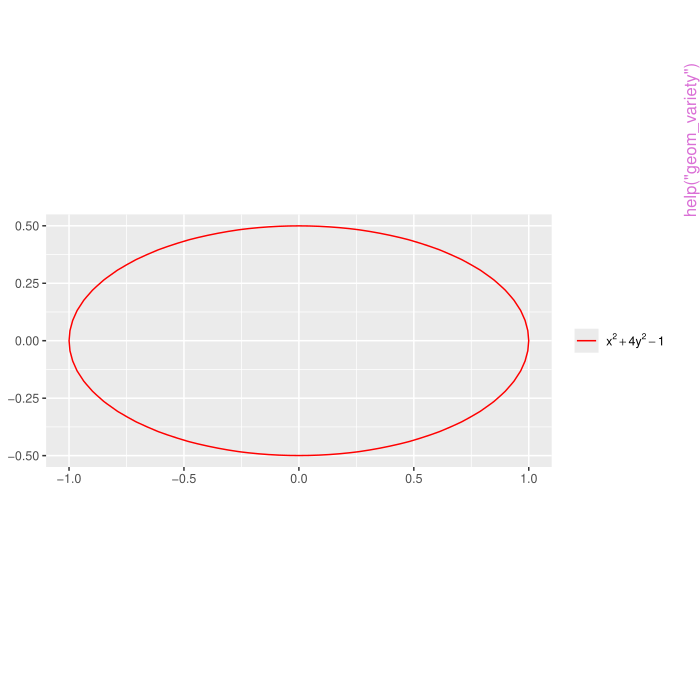

Recreate this plot in R.
pkgname <- "vnorm"
source(file.path(R.home("share"), "R", "examples-header.R"))
options(warn = 1)
base::assign(".ExTimings", "vnorm-Ex.timings", pos = 'CheckExEnv')
base::cat("name\tuser\tsystem\telapsed\n", file=base::get(".ExTimings", pos = 'CheckExEnv'))
base::assign(".format_ptime",
function(x) {
  if(!is.na(x[4L])) x[1L] <- x[1L] + x[4L]
  if(!is.na(x[5L])) x[2L] <- x[2L] + x[5L]
  options(OutDec = '.')
  format(x[1L:3L], digits = 7L)
},
pos = 'CheckExEnv')

### * </HEADER>
library('vnorm')

base::assign(".oldSearch", base::search(), pos = 'CheckExEnv')
base::assign(".old_wd", base::getwd(), pos = 'CheckExEnv')
cleanEx()
nameEx("compile_stan_code")
### * compile_stan_code

flush(stderr()); flush(stdout())

base::assign(".ptime", proc.time(), pos = "CheckExEnv")
### Name: compile_stan_code
### Title: Compile a Stan Model for User-Defined Polynomials
### Aliases: compile_stan_code

### ** Examples


## Not run: 
##D # compile a model that looks like b0 + bx6 x^6 + by6 y^6 for later input
##D p <- mp("x^6 + y^6 - 1") # template polynomial
##D samps <- rvnorm(1000, p, sd = .05)
##D head(samps)
##D compile_stan_code(p) # allows to change coefficients
##D p <- mp("x^6 + 8 y^6 - 1")
##D rvnorm(1e4, p, .05, user_compiled = TRUE)
##D 
## End(Not run)




base::assign(".dptime", (proc.time() - get(".ptime", pos = "CheckExEnv")), pos = "CheckExEnv")
base::cat("compile_stan_code", base::get(".format_ptime", pos = 'CheckExEnv')(get(".dptime", pos = "CheckExEnv")), "\n", file=base::get(".ExTimings", pos = 'CheckExEnv'), append=TRUE, sep="\t")
cleanEx()
nameEx("geom_variety")
### * geom_variety

flush(stderr()); flush(stdout())

base::assign(".ptime", proc.time(), pos = "CheckExEnv")
### Name: geom_variety
### Title: One-Dimensional Varieties in Two Dimensions
### Aliases: geom_variety stat_variety StatVariety GeomVariety
### Keywords: datasets

### ** Examples


library("ggplot2")

# 1) Ellipse
p1 <- mp("x^2 + 4 y^2 - 1")
ggplot() +
  geom_variety(poly = p1, xlim = c(-2, 2), ylim = c(-2, 2)) +
  coord_equal()

# 3) Folium of Descartes (loop with an asymptote) - variety with singularity
p3 <- mp("x^3 + y^3 - 3 x y")
ggplot() +
  geom_variety(poly = p3, xlim = c(-2, 3), ylim = c(-2, 3)) +
  coord_equal()

# 4) "Heart" curve (classic implicit heart)
p4 <- mp("(x^2 + y^2 - 1)^3 - x^2 y^3")
ggplot() +
  geom_variety(poly = p4, xlim = c(-2, 2), ylim = c(-2, 2)) +
  coord_equal() +
  theme(legend.position = "top")

# 5) A 2-polynomial system (mpolyList): circle and xy = 0.25
ps <- mp(c("x^2 + y^2 - 1", "x y - 0.25"))
ggplot() +
  geom_variety(poly = ps, xlim = c(-2, 2), ylim = c(-2, 2)) +
  coord_equal()

# 5) Using shift for squared polynomials (same variety, no zero crossing on grid)
library(mpoly)
p_shift <- mp("x^2 + y^2 - 1")^2
ggplot() +
  geom_variety(poly = p_shift, xlim = c(-2, 2), ylim = c(-2, 2)) +
  coord_equal()



## known issues
########################################

# 1) singularities Lemniscate of Bernoulli (figure-eight shaped)
p <- mp("(x^2 + y^2)^2 - 2 x^2")
ggplot() +
  geom_variety(poly = p, xlim = c(-2, 2), ylim = c(-2, 2)) +
  coord_equal()

# 2) non-zero crossing components
p <- mp("x^2 + y^2 - 1")
ggplot() +
  geom_variety(poly = p, xlim = c(-2, 2), ylim = c(-2, 2)) +
  coord_equal()

ggplot() +
  geom_variety(poly = p^2, xlim = c(-2, 2), ylim = c(-2, 2), shift = -0.00101684) +
  coord_equal()





base::assign(".dptime", (proc.time() - get(".ptime", pos = "CheckExEnv")), pos = "CheckExEnv")
base::cat("geom_variety", base::get(".format_ptime", pos = 'CheckExEnv')(get(".dptime", pos = "CheckExEnv")), "\n", file=base::get(".ExTimings", pos = 'CheckExEnv'), append=TRUE, sep="\t")
cleanEx()
nameEx("pdvnorm")
### * pdvnorm

flush(stderr()); flush(stdout())

base::assign(".ptime", proc.time(), pos = "CheckExEnv")
### Name: pdvnorm
### Title: Pseudo-Density for the Variety Normal Distribution
### Aliases: pdvnorm

### ** Examples


library(mpoly)

## Univariate usage
p <- mp("x")
pdvnorm(c(-1, 0, 1), p, sigma = 1)
pdvnorm(0, p, sigma = 2, log = TRUE)

## Multivariate (square) system: two polynomials in two variables
ps <- mp(c("x", "y"))
X <- rbind(c(0, 0), c(1, 2), c(-1, 3))

## Different sigma forms
pdvnorm(X, ps, sigma = 1)
pdvnorm(X, ps, sigma = c(1, 2))
pdvnorm(X, ps, sigma = diag(c(1, 4)))

## Multivariate (underdetermined): one polynomial in two variables
p <- mp("x + y")
X <- rbind(c(1, 1), c(2, -1), c(0, 3))
pdvnorm(X, p, sigma = 1)

## Multivariate (overdetermined): three polynomials in two variables
p <- mp(c("x", "y", "x + y"))
X <- rbind(c(1, 2), c(0, -1), c(2, 2))
pdvnorm(X, p, sigma = diag(2),    homo = TRUE)
pdvnorm(X, p, sigma = c(1, 2, 3), homo = FALSE)




base::assign(".dptime", (proc.time() - get(".ptime", pos = "CheckExEnv")), pos = "CheckExEnv")
base::cat("pdvnorm", base::get(".format_ptime", pos = 'CheckExEnv')(get(".dptime", pos = "CheckExEnv")), "\n", file=base::get(".ExTimings", pos = 'CheckExEnv'), append=TRUE, sep="\t")
cleanEx()
nameEx("project-onto-variety")
### * project-onto-variety

flush(stderr()); flush(stdout())

base::assign(".ptime", proc.time(), pos = "CheckExEnv")
### Name: project-onto-variety
### Title: Projection onto a Variety
### Aliases: project-onto-variety project_onto_variety
###   project_onto_variety_lagrange project_onto_variety_gradient_descent
###   project_onto_variety_newton

### ** Examples



library("ggplot2")

## Not run: 
##D 
##D ## basic usage
##D ########################################
##D 
##D x0 <- c(1,1)
##D p <- mp("x^2 + y^2 - 1")
##D (x0_proj <- project_onto_variety(x0, p))
##D 
##D as.function(p)(x0_proj)
##D sqrt(2)/2
##D 
##D cbind(t(x0), t(x0_proj)) |>
##D   as.data.frame() |> tibble::as_tibble() |>
##D   purrr::set_names(c("x", "y", "x_proj", "y_proj")) -> df
##D 
##D ggplot() +
##D   geom_variety(poly = p, xlim = c(-2, 2), ylim = c(-2, 2)) +
##D   geom_segment(
##D     aes(x, y, xend = x_proj, yend = y_proj),
##D     data = df) +
##D    theme(legend.position = "bottom")
##D 
##D # alternatives
##D 1 / sqrt(2)
##D project_onto_variety_lagrange(x0, p)
##D project_onto_variety_newton(x0, p)
##D project_onto_variety_gradient_descent(x0, p)
##D project_onto_variety_gradient_descent(x0, p, method = "line")
##D 
##D 
##D # number of variables > 2
##D x0 <- c(1,1,1)
##D p <- mp("x^2 + y^2 + z^2 - 1")
##D 1 / sqrt(3)
##D project_onto_variety(x0, p)
##D project_onto_variety_lagrange(x0, p)
##D project_onto_variety_newton(x0, p)
##D project_onto_variety_gradient_descent(x0, p)
##D project_onto_variety_gradient_descent(x0, p, method = "line")
##D 
##D 
##D ## options
##D ########################################
##D 
##D x0 <- c(1,1)
##D p <- mp("x^2 + y^2 - 1")
##D project_onto_variety(x0, p, message = TRUE)
##D project_onto_variety(x0, p, dt = .25, message = TRUE)
##D 
##D 
##D # precomputing the function, gradient, and hessian
##D varorder <- c("x", "y")
##D gfunc <- as.function(p, varorder = varorder)
##D 
##D dg <- stats::deriv(p, var = varorder)
##D dgfunc <- as.function(dg, varorder = varorder)
##D 
##D ddg <- lapply(dg, stats::deriv, var = varorder)
##D ddgfunc_list <- lapply(ddg, as.function, varorder = varorder, silent = TRUE)
##D ddgfunc <- function(x) sapply(ddgfunc_list, function(f) f(x))
##D 
##D project_onto_variety(x0, p, gfunc = gfunc, dgfunc = dgfunc, ddgfunc = ddgfunc)
##D 
##D ## adaptive time stepping examples
##D ########################################
##D 
##D x0 <- c(1, 1)
##D p <- mp("x^2 + y^2 - 1")
##D 
##D # Using adaptive time stepping (default)
##D x0_proj_adaptive <- project_onto_variety(x0, p, message = TRUE)
##D 
##D # For comparison, fixed step size (no adaptation)
##D x0_proj_fixed <- project_onto_variety(x0, p, adaptive = FALSE, dt = 0.01, message = TRUE)
##D 
##D # Using stricter error tolerance for adaptive stepping
##D x0_proj_strict <- project_onto_variety(x0, p, error_tol = 0.01, message = TRUE)
##D 
##D # Visualize
##D df_adaptive <- cbind(t(x0), t(x0_proj_adaptive)) |>
##D   as.data.frame() |> tibble::as_tibble() |>
##D   purrr::set_names(c("x", "y", "x_proj", "y_proj"))
##D 
##D ggplot() +
##D   geom_variety(poly = p, xlim = c(-2, 2), ylim = c(-2, 2)) +
##D   geom_segment(aes(x, y, xend = x_proj, yend = y_proj), data = df_adaptive) +
##D   coord_equal() +
##D   theme(legend.position = "bottom")
##D 
##D 
##D ## changing adaptive control parameters
##D ########################################
##D 
##D x0_proj_custom_adaptive <- project_onto_variety(
##D   x0, p,
##D   adaptive = TRUE,
##D   dt = 0.05,
##D   dt_min = 1e-5,
##D   dt_max = 0.2,
##D   error_tol = 0.05,
##D   message = TRUE
##D )
##D 
##D 
##D ## larger systems
##D ########################################
##D 
##D x0 <- c(1,1,1)
##D p <- mp("x^2 + y^2 + z^2 - 1")
##D project_onto_variety(x0, p) # adaptive by default
##D project_onto_variety(x0, p, adaptive = FALSE, dt = 0.01) # fixed step size
##D 
##D ## more complex example
##D ########################################
##D 
##D x0 <- c(1,1)
##D p <- mp("(x^2 + y^2)^2 - 2 (x^2 - y^2)")
##D (x0_proj <- project_onto_variety(x0, p))
##D 
##D 
##D cbind(t(x0), t(x0_proj)) |>
##D   as.data.frame() |> tibble::as_tibble() |>
##D   purrr::set_names(c("x", "y", "x_proj", "y_proj")) -> df
##D p <- mp("(x^2 + y^2)^2 - 2 (x^2 - y^2)")
##D ggplot() +
##D   geom_variety(poly = p, xlim = c(-2, 2), ylim = c(-2, 2)) +
##D   coord_equal() +
##D   geom_segment(
##D     aes(x, y, xend = x_proj, yend = y_proj),
##D     data = df, inherit.aes = FALSE
##D   ) +
##D    theme(legend.position = "bottom")
##D 
##D 
##D 
##D ## projecting a dataset - grid
##D ########################################
##D 
##D library("ggplot2")
##D library("dplyr")
##D 
##D (p <- mpoly::lissajous(5, 5, 0, 0))
##D # (p <- mpoly::lissajous(9, 9, 0, 0))
##D # p <- mp("x^2 + y^2 - 1")
##D ggplot() +
##D   geom_variety(poly = p, n = 251) +
##D  coord_equal() +
##D    theme(legend.position = "bottom")
##D set.seed(1)
##D (s <- seq(-1, 1, .25))
##D n <- length(s)
##D grid <- expand.grid(x = s, y = s)
##D grid$x <- jitter(grid$x)
##D grid$y <- jitter(grid$y)
##D 
##D ggplot(grid, aes(x, y)) + geom_point() + coord_equal()
##D 
##D grid_proj <- project_onto_variety(grid, p)
##D head(grid_proj)
##D names(grid_proj) <- c("x_proj", "y_proj")
##D 
##D ggplot() +
##D   geom_variety(poly = p, n = 501, xlim = c(-2, 2), ylim = c(-2, 2)) +
##D   coord_equal() +
##D   geom_segment(
##D     aes(x, y, xend = x_proj, yend = y_proj),
##D     data = bind_cols(grid, grid_proj), inherit.aes = FALSE
##D   ) +
##D   geom_point(aes(x, y), data = grid, inherit.aes = FALSE) +
##D    theme(legend.position = "bottom")
##D 
##D 
##D # here's what happens when you use a naive implementation -
##D # gradient descent on g^2 with line search
##D grid_proj_gd <- project_onto_variety_gradient_descent(grid, p, method = "optimal")
##D names(grid_proj_gd) <- c("x_proj", "y_proj")
##D 
##D grid_proj_lagrange <- project_onto_variety_lagrange(grid, p)
##D names(grid_proj_lagrange) <- c("x_proj", "y_proj")
##D 
##D grid_proj_newton <- project_onto_variety_newton(grid, p)
##D names(grid_proj_newton) <- c("x_proj", "y_proj")
##D 
##D df <- bind_rows(
##D   bind_cols(grid, grid_proj) |> mutate(method = "gradient descent homotopy"),
##D   bind_cols(grid, grid_proj_gd) |> mutate(method = "optimal gradient descent"),
##D   bind_cols(grid, grid_proj_newton) |> mutate(method = "newton"),
##D   bind_cols(grid, grid_proj_lagrange) |> mutate(method = "newton on lagrangian")
##D )
##D 
##D 
##D ggplot() +
##D   geom_variety(poly = p, n = 501, xlim = c(-2, 2), ylim = c(-2, 2)) +
##D   geom_segment(
##D     aes(x, y, xend = x_proj, yend = y_proj),
##D     data = df, inherit.aes = FALSE
##D   ) +
##D   geom_point(aes(x, y), data = grid, inherit.aes = FALSE) +
##D   coord_equal() +
##D   facet_wrap(~ method) + xlim(-1.1, 1.1) + ylim(-1.1, 1.1) +
##D    theme(legend.position = "bottom")
##D 
##D ## projecting a dataset - rvnorm
##D ########################################
##D 
##D library("ggplot2")
##D library("dplyr")
##D 
##D 
##D (p <- mpoly::lissajous(5, 5, 0, 0))
##D ggplot() +
##D   geom_variety(poly = p, n = 501, xlim = c(-2, 2), ylim = c(-2, 2)) +
##D   coord_equal() +
##D    theme(legend.position = "bottom")
##D set.seed(1)
##D (samps <- rvnorm(1e4, p, sd = .025, output = "tibble"))
##D 
##D ggplot(samps, aes(x, y)) +
##D   geom_point(aes(color = .chain)) +
##D   coord_equal() +
##D   facet_wrap(~ .chain)
##D 
##D ggplot(samps, aes(x, y)) +
##D   geom_bin2d(binwidth = .03*c(1,1)) +
##D   coord_equal()
##D 
##D # cut down on draws for time
##D subsamps <- samps |> sample_n(500)
##D ggplot(subsamps, aes(x, y)) + geom_point() + coord_equal()
##D 
##D subsamps |>
##D   select(x, y) |>
##D   as.matrix() |>
##D   apply(1, function(x0) project_onto_variety_lagrange(x0, p)) |> t() |>
##D   as.data.frame() |> tibble::as_tibble() |>
##D   purrr::set_names(c("x_proj", "y_proj")) |>
##D   (\(df_proj) bind_cols(subsamps, df_proj))() ->
##D subsamps
##D  ggplot() +
##D   geom_variety(poly = p, n = 501, xlim = c(-2, 2), ylim = c(-2, 2)) +
##D   coord_equal() +
##D    theme(legend.position = "bottom") +
##D   geom_segment(
##D     aes(x, y, xend = x_proj, yend = y_proj),
##D     data = subsamps, inherit.aes = FALSE
##D   ) +
##D   geom_point(
##D     aes(x, y, color = factor(.chain)),
##D     data = subsamps, inherit.aes = FALSE
##D   )
##D 
##D ggplot(subsamps, aes(x_proj, y_proj)) + geom_point() + coord_equal()
##D 
##D 
##D 
## End(Not run)



base::assign(".dptime", (proc.time() - get(".ptime", pos = "CheckExEnv")), pos = "CheckExEnv")
base::cat("project-onto-variety", base::get(".format_ptime", pos = 'CheckExEnv')(get(".dptime", pos = "CheckExEnv")), "\n", file=base::get(".ExTimings", pos = 'CheckExEnv'), append=TRUE, sep="\t")
cleanEx()
nameEx("rvnorm")
### * rvnorm

flush(stderr()); flush(stdout())

base::assign(".ptime", proc.time(), pos = "CheckExEnv")
### Name: rvnorm
### Title: The Variety Normal Distribution
### Aliases: rvnorm

### ** Examples



library("tidyverse")
options("mc.cores" = parallel::detectCores() - 1)

## Not run: 
##D ## basic usage
##D ########################################
##D 
##D # single polynomial
##D p <- mp("x^2 + y^2 - 1")
##D samps <- rvnorm(1000, p, sd = .05)
##D head(samps)
##D str(samps)
##D plot(samps, asp = 1)
##D 
##D # returning a data frame
##D (samps <- rvnorm(5000, p, sd = .05, w = 2, output = "tibble"))
##D 
##D ggplot(samps, aes(x, y)) +
##D   geom_point(size = .5) +
##D   coord_equal()
##D 
##D ggplot(samps, aes(x, y)) +
##D   geom_point(size = .5) +
##D   geom_variety(poly = p) +
##D   coord_equal()
##D 
##D ggplot(samps, aes(x, y)) +
##D   geom_point(aes(color = factor(.chain))) +
##D   geom_variety(poly = p, linewidth = 1) +
##D   coord_equal()
##D 
##D ggplot(samps, aes(x, y)) +
##D   stat_density2d(
##D     aes(fill = after_stat(density)),
##D     geom = "raster", contour = FALSE
##D    ) +
##D   geom_variety(poly = p) +
##D   coord_equal()
##D 
##D library("ggdensity")
##D ggplot(samps, aes(x, y)) +
##D   geom_hdr(xlim = c(-2,2), ylim = c(-2,2)) +
##D   geom_variety(poly = p) +
##D   coord_equal()
##D 
##D # in three variables
##D (samps <- rvnorm(20, mp("x^2 + y^2 + z^2 - 1"), sd = .05, w = 2))
##D apply(samps, 1, function(v) sqrt(sum(v^2)))
##D 
##D # more than one polynomial, # vars > # eqns, underdetermined system
##D p <- mp(c("x^2 + y^2 + z^2 - 1", "z"))
##D (samps <- rvnorm(500, p, sd = .1, output = "tibble"))
##D ggplot(samps, aes(x, y)) + geom_point(size = .5) + coord_equal()
##D 
##D ggplot(samps, aes(x, y, color = `g[1]`)) + geom_point() +
##D   scale_color_gradient2(mid = "gray80") + coord_equal()
##D 
##D ggplot(samps, aes(x, y, color = `g[2]`)) + geom_point() +
##D   scale_color_gradient2(mid = "gray80") + coord_equal()
##D 
##D ggplot(samps, aes(x, z, color = `g[1]`)) + geom_point() +
##D   scale_color_gradient2(mid = "gray80") + coord_equal()
##D 
##D # more than one polynomial, # vars < # eqns, overdetermined system
##D p <- mp(c("3 x", "3 y", "2 x + 2 y", "3 (x^2 + y)", "3 (x^2 - y)"))
##D (samps <- rvnorm(500, p, sd = .1, output = "tibble"))
##D 
##D samps |>
##D   select(x, y, starts_with("g")) |>
##D   pivot_longer(starts_with("g"), names_to = "equation", values_to = "value") |>
##D   ggplot(aes(x, y, color = value)) + geom_point() +
##D     scale_color_gradient2(mid = "gray80") + coord_equal() +
##D     facet_wrap(~ equation)
##D 
##D ## using refresh to get more info
##D ########################################
##D 
##D rvnorm(2000, p, sd = .1, "tibble", verbose = TRUE)
##D rvnorm(2000, p, sd = .1, "tibble", refresh = 500)
##D rvnorm(2000, p, sd = .1, "tibble", refresh = 0) # default
##D rvnorm(2000, p, sd = .1, "tibble", refresh = -1)
##D 
##D ## many chains in parallel
##D ########################################
##D 
##D options(mc.cores = parallel::detectCores())
##D p <- mp("x^2 + (4 y)^2 - 1")
##D (samps <- rvnorm(1e4, p, sd = .01, "tibble", verbose = TRUE, chains = 8))
##D ggplot(samps, aes(x, y)) + geom_bin2d(binwidth = .01*c(1,1)) + coord_equal()
##D # decrease sd to get more uniform sampling
##D 
##D ## windowing for unbounded varieties
##D ########################################
##D # windowing is needed for unbounded varieties
##D # in the following, look at the parameters block
##D 
##D p <- mp("x y - 1") # unbounded variety, 1 poly
##D p <- mp(c("x y - 1", "y - x")) # 2 polys
##D 
##D rvnorm(1e3, p, sd = .01, "tibble", code_only = TRUE)
##D rvnorm(1e3, p, sd = .01, "tibble",  w = 1.15)
##D 
##D window <- list("x" = c(-1.5, 1.5))
##D rvnorm(1e3, p, sd = .01, "tibble",  w = window)
##D 
##D ## the importance of normalizing
##D ########################################
##D # one of the effects of the normalizing is to stabilize variances, making
##D # them roughly equivalent globally over the variety.
##D 
##D # lemniscate of bernoulli
##D p <- mp("(x^2 + y^2)^2 - 2 (x^2 - y^2)")
##D 
##D # normalized, good
##D (samps <- rvnorm(2000, p, .05, "tibble"))
##D ggplot(samps, aes(x, y)) + geom_point(size = .5) + coord_equal()
##D ggplot(samps, aes(x, y)) + geom_bin2d(binwidth = .05*c(1,1)) + coord_equal()
##D 
##D # unnormalized, bad
##D (samps <- rvnorm(2000, p, .05, "tibble", homo = FALSE))
##D ggplot(samps, aes(x, y)) + geom_point(size = .5) + coord_equal()
##D ggplot(samps, aes(x, y)) + geom_bin2d(binwidth = .05*c(1,1)) + coord_equal()
##D 
##D ## semi-algebraic sets
##D ########################################
##D # inside the semialgebraic set x^2 + y^2 <= 1
##D # this is the same as x^2 + y^2 - 1 <= 0, so that
##D # x^2 + y^2 - 1 + s^2 == 0 for some slack variable s
##D # this is the projection of the sphere into the xy-plane.
##D 
##D p <- mp("1 - (x^2 + y^2) - s^2")
##D samps <- rvnorm(1e4, p, sd = .1, "tibble", chains = 8, refresh = 1e3)
##D ggplot(samps, aes(x, y)) + geom_bin2d(binwidth = .05*c(1,1)) + coord_equal()
##D 
##D ggplot(sample_n(samps, 2e3), aes(x, y, color = s)) +
##D   geom_point(size = .5) +
##D   scale_color_gradient2() +
##D   coord_equal()
##D 
##D # alternative representation
##D # x^2 + y^2 - 1 <= 0 iff s^2 (x^2 + y^2 - 1) + 1 == 0
##D # note that it's gradient is more complicated.
##D p <- mp("s^2 (x^2 + y^2 - 1) + 1")
##D samps <- rvnorm(1e4, p, sd = .1, "tibble", chains = 8, w = 2, refresh = 1e3)
##D ggplot(samps, aes(x, y)) + geom_bin2d(binwidth = .05*c(1,1)) + coord_equal()
##D 
##D ## keeping the warmup / the importance of multiple chains
##D ########################################
##D 
##D p <- mp("((x + 1.5)^2 + y^2 - 1) ((x - 1.5)^2 + y^2 - 1)")
##D ggplot() +
##D   geom_variety(poly = p, xlim = c(-3,3)) +
##D   theme(legend.position = "top") +
##D   coord_equal()
##D 
##D # notice the migration of chains initialized away from the distribution
##D # (it helps to make the graphic large on your screen)
##D samps <- rvnorm(500, p, sd = .05, "tibble", chains = 8, inc_warmup = TRUE)
##D 
##D ## ideal-variety correspondence considerations
##D ########################################
##D 
##D p <- mp("x^2 + y^2 - 1")
##D 
##D samps_1 <- rvnorm(250, p^1, sd = .1, output = "tibble", chains = 8)
##D samps_2 <- rvnorm(250, p^2, sd = .1, output = "tibble", chains = 8)
##D samps_3 <- rvnorm(250, p^3, sd = .1, output = "tibble", chains = 8)
##D samps_4 <- rvnorm(250, p^4, sd = .1, output = "tibble", chains = 8)
##D samps <- bind_rows(mget(apropos("samps_[1-4]")))
##D samps$power <- rep(seq_along(apropos("samps_[1-4]")), each = 250)
##D 
##D ggplot(samps, aes(x, y, color = g < 0)) +
##D   geom_point(size = .5) +
##D   coord_equal(xlim = c(-3,3), ylim = c(-3,3)) +
##D   facet_wrap(~ power)
##D 
##D ## neat examples
##D ########################################
##D # an implicit Lissajous region, view in separate window large
##D 
##D # x = cos(m t + p)
##D # y = sin(n t + q)
##D (p <- lissajous(3, 2,  -pi/2, 0))
##D (p <- lissajous(4, 3,  -pi/2, 0))
##D (p <- lissajous(5, 4,  -pi/2, 0))
##D (p <- lissajous(3, 3,  0, 0))
##D (p <- lissajous(5, 5,  0, 0))
##D (p <- lissajous(7, 7,  0, 0))
##D ggplot() +
##D   geom_variety(poly = p, xlim = c(-2, 2), ylim = c(-2, 2), n = 201,
##D   show.legend = FALSE) +
##D   coord_equal()
##D 
##D p <- plug(p, "x", mp(".5 x"))
##D p <- plug(p, "y", mp(".5 y"))
##D 
##D # algebraic set
##D samps <- rvnorm(5e3, p, sd = .01, "tibble", chains = 8, cores = 8)
##D ggplot(samps, aes(x, y, color = factor(.chain))) +
##D   geom_point(size = .5) +
##D   coord_equal()
##D 
##D ggplot(samps, aes(x, y)) + geom_hdr() + coord_equal()
##D 
##D ggplot(samps, aes(x, y, color = factor(.chain))) +
##D   geom_point(size = .5) +
##D   coord_equal() +
##D   facet_wrap(~ factor(.chain))
##D 
##D # semi-algebraic set
##D samps_normd <- rvnorm(1e4, p + mp("s^2"), sd = .01, "tibble", chains = 8,
##D   cores = 8, homo = TRUE
##D )
##D samps_unormd <- rvnorm(1e4, p + mp("s^2"), sd = .01, "tibble", chains = 8,
##D   cores = 8, homo = FALSE
##D )
##D 
##D bind_rows(
##D   samps_normd  |> mutate(normd = TRUE),
##D   samps_unormd |> mutate(normd = FALSE)
##D ) |>
##D   ggplot(aes(x, y)) +
##D     geom_point(size = .5) +
##D     # geom_bin2d(binwidth = .05*c(1,1)) +
##D     facet_grid(normd ~ .chain) +
##D     coord_equal()
##D 
##D ggplot(samps_normd, aes(x, y)) +
##D   geom_bin2d(binwidth = .05*c(1,1)) + coord_equal()
## End(Not run)



base::assign(".dptime", (proc.time() - get(".ptime", pos = "CheckExEnv")), pos = "CheckExEnv")
base::cat("rvnorm", base::get(".format_ptime", pos = 'CheckExEnv')(get(".dptime", pos = "CheckExEnv")), "\n", file=base::get(".ExTimings", pos = 'CheckExEnv'), append=TRUE, sep="\t")
cleanEx()
nameEx("variety_solve")
### * variety_solve

flush(stderr()); flush(stdout())

base::assign(".ptime", proc.time(), pos = "CheckExEnv")
### Name: variety_solve
### Title: Solve a Zero-Dimensional Variety
### Aliases: variety_solve

### ** Examples

library(mpoly)
## Not run: 
##D f1 <- mp("x^2 - y")
##D f2 <- mp("x^2 + y")
##D polylist <- mpolyList(f1, f2)
##D 
##D # Posterior-mean solution only
##D variety_solve(polylist, n = 2e4, sd = 0.01, sig_digit = 3)
##D 
##D # Return Stan fit and solution
##D out <- variety_solve(polylist, n = 1e4, stanfit = TRUE)
##D out
##D 
## End(Not run)



base::assign(".dptime", (proc.time() - get(".ptime", pos = "CheckExEnv")), pos = "CheckExEnv")
base::cat("variety_solve", base::get(".format_ptime", pos = 'CheckExEnv')(get(".dptime", pos = "CheckExEnv")), "\n", file=base::get(".ExTimings", pos = 'CheckExEnv'), append=TRUE, sep="\t")
### * <FOOTER>
###
cleanEx()
options(digits = 7L)
base::cat("Time elapsed: ", proc.time() - base::get("ptime", pos = 'CheckExEnv'),"\n")
grDevices::dev.off()
###
### Local variables: ***
### mode: outline-minor ***
### outline-regexp: "\\(> \\)?### [*]+" ***
### End: ***
quit('no')
